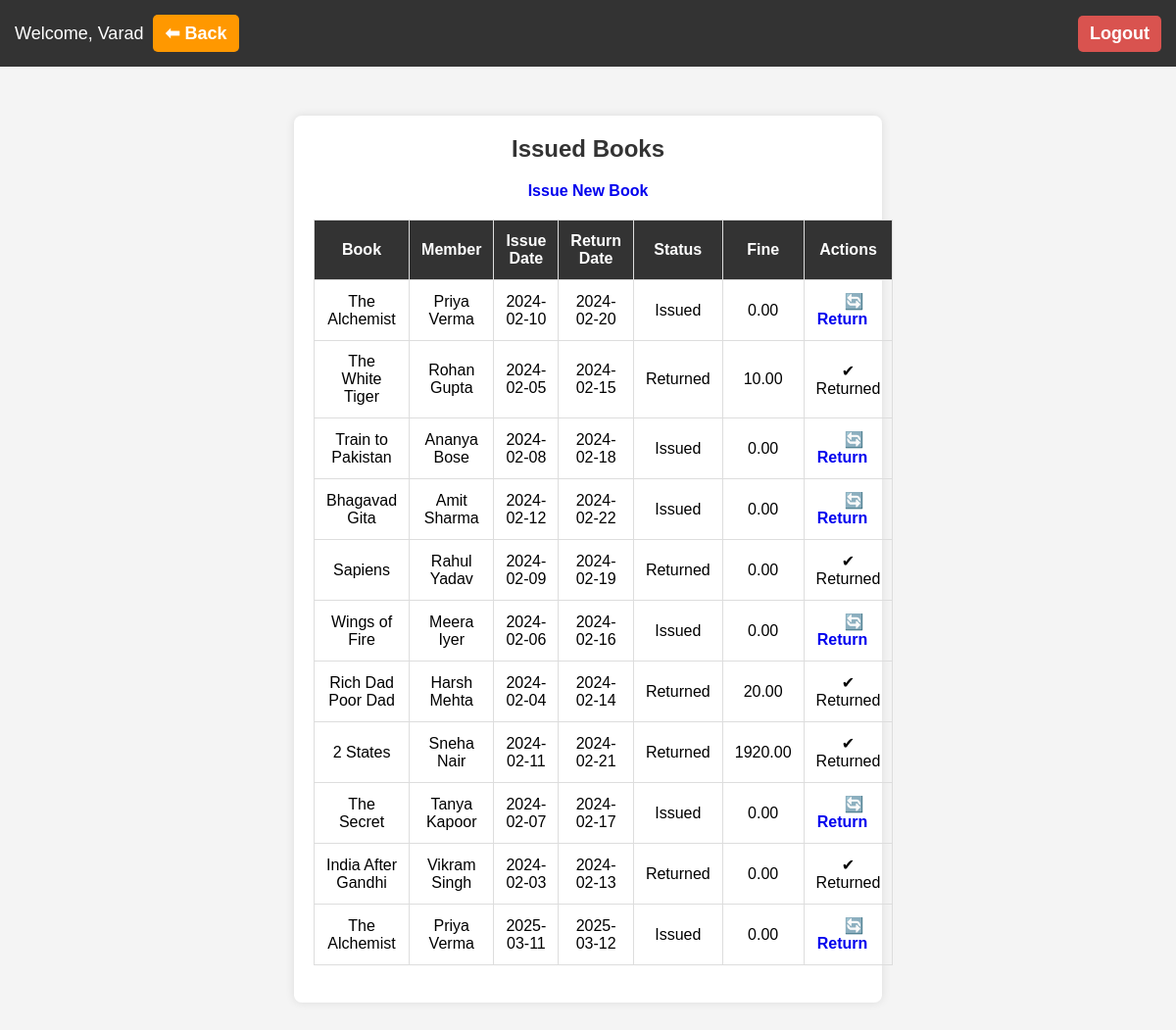
The app's page /pages/issued_books.php (signed in) with its own data.
### tables this page shows
CREATE TABLE `issued_books` (
  `id` int(11) NOT NULL,
  `book_id` int(11) DEFAULT NULL,
  `member_id` int(11) DEFAULT NULL,
  `issue_date` date DEFAULT NULL,
  `return_date` date DEFAULT NULL,
  `status` enum('issued','returned') DEFAULT 'issued',
  `fine` decimal(10,2) DEFAULT 0.00
);

CREATE TABLE `books` (
  `id` int(11) NOT NULL,
  `title` varchar(255) NOT NULL,
  `author` varchar(255) NOT NULL,
  `isbn` varchar(20) NOT NULL,
  `publisher` varchar(100) DEFAULT NULL,
  `year` year(4) DEFAULT NULL,
  `category` varchar(100) DEFAULT NULL,
  `copies` int(11) NOT NULL,
  `cover_image` varchar(255) DEFAULT NULL
);

CREATE TABLE `members` (
  `id` int(11) NOT NULL,
  `name` varchar(100) NOT NULL,
  `email` varchar(100) NOT NULL,
  `phone` varchar(20) DEFAULT NULL,
  `address` text DEFAULT NULL,
  `membership_id` varchar(20) NOT NULL
);

### pages/issued_books.php (the view, shortened to what this page needs)
<?php
include('../config/db_connect.php');
$sql = "SELECT issued_books.*, books.title AS book_title, members.name AS member_name
        FROM issued_books
        JOIN books ON issued_books.book_id = books.id
        JOIN members ON issued_books.member_id = members.id";
$result = $conn->query($sql);
?>
<!DOCTYPE html>
<html lang="en">
<head>
    <link rel="stylesheet" href="../assets/css/style.css">
    <link rel="stylesheet" href="../assets/css/responsive.css">
</head>
<body>
<?php include('../includes/header.php'); ?>
    <div class="container">
        <h2>Issued Books</h2>
        <a href="issue_book.php">Issue New Book</a>
        <table border="1">
            <tr>
                <th>Book</th>
                <th>Member</th>
                <th>Issue Date</th>
                <th>Return Date</th>
                <th>Status</th>
                <th>Fine</th>
                <th>Actions</th>
            </tr>
            <?php while ($row = $result->fetch_assoc()) { ?>
            <tr>
                <td><?php echo $row['book_title']; ?></td>
                <td><?php echo $row['member_name']; ?></td>
                <td><?php echo $row['issue_date']; ?></td>
                <td><?php echo $row['return_date']; ?></td>
                <td><?php echo ucfirst($row['status']); ?></td>
                <td><?php echo $row['fine']; ?></td>
                <td>
                    <?php if ($row['status'] == 'issued') { ?>
                        <a href="return_book.php?id=<?php echo $row['id']; ?>">🔄 Return</a>
                    <?php } else { ?>
                        ✔ Returned
                    <?php } ?>
                </td>
            </tr>
            <?php } ?>
        </table>
        <br>
    </div>
</body>
</html>

### assets/css/style.css (style rules this page uses)
* { margin: 0; padding: 0; box-sizing: border-box; font-family: Arial, sans-serif; }
body { background-color: #f4f4f4; text-align: center; }
.container { width: 50%; margin: 50px auto; background: #fff; padding: 20px; border-radius: 8px; box-shadow: 0px 0px 10px rgba(0, 0, 0, 0.1); }
h2 { margin-bottom: 20px; color: #333; }
table { width: 100%; border-collapse: collapse; margin-top: 20px; }
table, th, td { border: 1px solid #ddd; }
th, td { padding: 12px; text-align: center; }
th { background-color: #333; color: white; }
a { text-decoration: none; font-weight: bold; padding: 8px 12px; border-radius: 5px; }

### records on screen
issued_books: book.title "The Alchemist", member.name "Priya Verma", issue_date "2024-02-10", return_date "2024-02-20", status "Issued", fine "0.00"
issued_books: book.title "The White Tiger", member.name "Rohan Gupta", issue_date "2024-02-05", return_date "2024-02-15", status "Returned", fine "10.00", shows "✔ Returned"
issued_books: book.title "Train to Pakistan", member.name "Ananya Bose", issue_date "2024-02-08", return_date "2024-02-18", status "Issued", fine "0.00"
issued_books: book.title "Bhagavad Gita", member.name "Amit Sharma", issue_date "2024-02-12", return_date "2024-02-22", status "Issued", fine "0.00"
issued_books: book.title "Sapiens", member.name "Rahul Yadav", issue_date "2024-02-09", return_date "2024-02-19", status "Returned", fine "0.00", shows "✔ Returned"
issued_books: book.title "Wings of Fire", member.name "Meera Iyer", issue_date "2024-02-06", return_date "2024-02-16", status "Issued", fine "0.00"
issued_books: book.title "Rich Dad Poor Dad", member.name "Harsh Mehta", issue_date "2024-02-04", return_date "2024-02-14", status "Returned", fine "20.00", shows "✔ Returned"
issued_books: book.title "2 States", member.name "Sneha Nair", issue_date "2024-02-11", return_date "2024-02-21", status "Returned", fine "1920.00", shows "✔ Returned"
issued_books: book.title "The Secret", member.name "Tanya Kapoor", issue_date "2024-02-07", return_date "2024-02-17", status "Issued", fine "0.00"
issued_books: book.title "India After Gandhi", member.name "Vikram Singh", issue_date "2024-02-03", return_date "2024-02-13", status "Returned", fine "0.00", shows "✔ Returned"
issued_books: book.title "The Alchemist", member.name "Priya Verma", issue_date "2025-03-11", return_date "2025-03-12", status "Issued", fine "0.00"

### other values on screen
$librarian_name "Varad"
